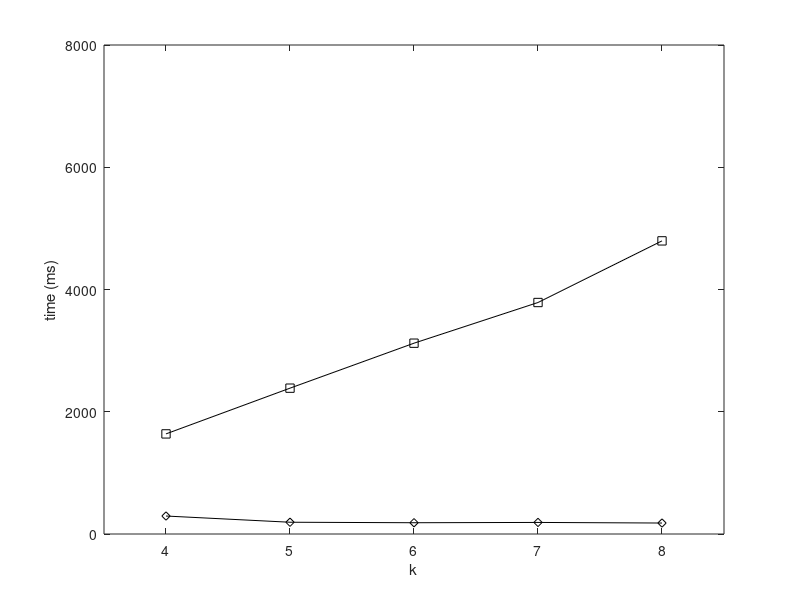

The MATLAB source for this figure: (Note: this script raises an error after producing the figure.)
set(gcf,'color',[1, 1, 1]);
set(gcf,'unit','centimeters','position',[10 5 9 7]);

x=[1, 2, 3, 4, 5];
y1 = [4639.505301	4591.498119	4566.29648	4512.658696	4503.693034];
y2 = [1637.746846	2385.935088	3121.728037	3787.205012	4795.651274];
y3 = [294.15	192.47	184.41	189.26	179.52];

p2 = plot(x, y2, '-ks');
hold on;
p3 = plot(x, y3, '-kd');

xlabel('k');
ylabel('time (ms)');

axis([0.5 5.5 0.0 8000]);

set(gca, 'xtick', 1:5, 'XTickLabel', {'4','5','6','7','8'});
leg=legend('Local','Dec', 2);
set(leg,'edgecolor','white');

set(gca, 'FontSize', 12);
set(get(gca, 'XLabel'), 'FontSize',12);
set(get(gca, 'YLabel'), 'FontSize',12);
set(findall(gcf,'type','line'),'linewidth',1.5);
set(gca, 'LineWidth', 1.5);
